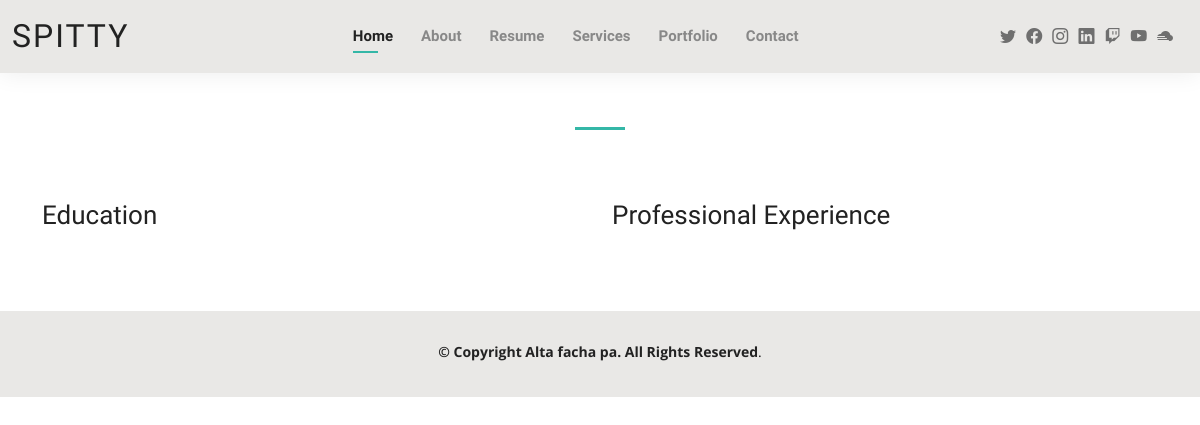
Page /resume/ on the earlier database version.
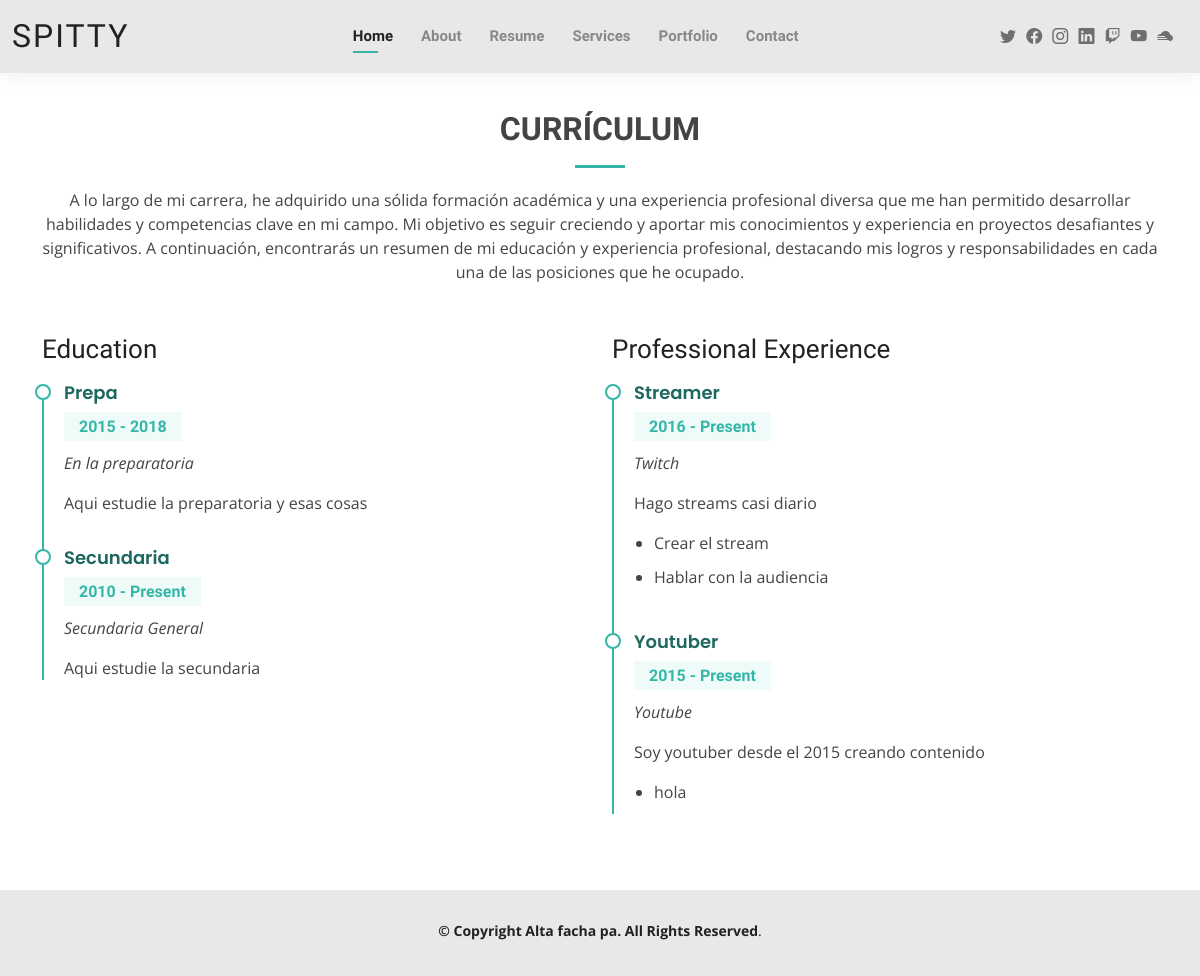
Same page on the later database version.
### resume/models.py (models this page shows, shortened)
class ResumeDesc(models.Model):
    tittle_section = models.CharField(
        _("Título de Sección"), max_length=100, default="Resume"
    )
    desc_section = models.TextField(
        _("Descripción de Sección"), default="Magnam dolores commodi suscipit..."
    )
    class Meta:
        verbose_name = _("Descripcion de Currículum")
        verbose_name_plural = _("Descripciones de Currículum")

class Education(models.Model):
    degree = models.CharField(_("Grado"), max_length=100)
    institution = models.CharField(_("Instituto"), max_length=100)
    start_year = models.IntegerField(_("Año inicio"))
    end_year = models.IntegerField(_("Año fin"), null=True, blank=True)
    description = models.TextField(_("Descripción"))
    class Meta:
        verbose_name = _("Educacion")
        verbose_name_plural = _("Educaciones")
        ordering = ["start_year"]

class Experience(models.Model):
    title = models.CharField(_("Titulo"), max_length=100)
    company = models.CharField(_("Compañia"), max_length=100)
    start_year = models.IntegerField(_("Año inicio"))
    end_year = models.IntegerField(
        _("Año fin"), null=True, blank=True
    )  # null=True, blank=True if it's the current job
    description = models.TextField(_("Descripción"))
    responsibilities = models.TextField(
        _("Responsabilidades")
    )  # Store responsibilities as a comma-separated list or use another related model
    class Meta:
        verbose_name = _("Experiencia")
        verbose_name_plural = _("Experiencias")
        ordering = ["start_year"]

### resume/views.py (the view)
# urls.py: path("resume/", resume_views.resume, name="resume"),
def resume(request):
    educations = Education.objects.all().order_by("-start_year")
    experiences = Experience.objects.all().order_by("-start_year")
    resume_desc = ResumeDesc.objects.last()
    for exp in experiences:
        exp.responsibilities_list = exp.responsibilities.split(",")
    context = {
        "educations": educations,
        "experiences": experiences,
        "resume_desc": resume_desc,
    }
    return render(request, "resume/resume.html", context)

### core/views.py (called while the page is built)
def site_configuration(request):
    try:
        site_config = SiteConfiguration.objects.get()
    except SiteConfiguration.DoesNotExist:
        site_config = None
    return {"site_config": site_config}

def social_links(request):
    try:
        links = SocialLinks.objects.first()
    except SocialLinks.DoesNotExist:
        links = None
    return {"social_links": links}

### templates/resume/resume.html (shortened to what this page needs)
{% extends 'core/base.html' %}
{% load static %}
  {% block content %}
  <main id="main">
       <section id="resume" class="resume">
        <div class="container" data-aos="fade-up">
          <div class="section-title">
            <h2>{{ resume_desc.tittle_section }}</h2>
            <p>{{ resume_desc.desc_section }}</p>
          </div>
          <div class="row">
            <div class="col-lg-6">
              <h3 class="resume-title">Education</h3>
              {% for edu in educations %}
              <div class="resume-item">
                  <h4>{{ edu.degree }}</h4>
                  <h5>{{ edu.start_year }} - {% if edu.end_year %}{{ edu.end_year }}{% else %}Present{% endif %}</h5>
                  <p><em>{{ edu.institution }}</em></p>
                  <p>{{ edu.description }}</p>
              </div>
              {% endfor %}
            </div>
            <div class="col-lg-6">
              <h3 class="resume-title">Professional Experience</h3>
              {% for exp in experiences %}
              <div class="resume-item">
                  <h4>{{ exp.title }}</h4>
                  <h5>{{ exp.start_year }} - {% if exp.end_year %}{{ exp.end_year }}{% else %}Present{% endif %}</h5>
                  <p><em>{{ exp.company }}</em></p>
                  <p>{{ exp.description }}</p>
                  <ul>
                      {% for responsibility in exp.responsibilities_list %}
                          <li>{{ responsibility }}</li>
                      {% endfor %}
                  </ul>
              </div>
              {% endfor %}
            </div>
          </div>
        </div>
      </section>
    </main>
  {% endblock content %}

Differences in the rows shown:
added ResumeDesc: tittle_section "CURRÍCULUM", desc_section "A lo largo de mi carrera, he adquirido una sólida formación académica y una experiencia profesional diversa que me han permitido desarrollar habilidades y competencias clave en mi campo. Mi objetivo es seguir creciendo y aportar mis conocimientos y experiencia en proyectos desafiantes y significativos. A continuación, encontrarás un resumen de mi educación y experiencia profesional, destacando mis logros y responsabilidades en cada una de las posiciones que he ocupado."
added Education: degree "Prepa", start_year "2015", end_year "2018", institution "En la preparatoria", description "Aqui estudie la preparatoria y esas cosas"
added Education: degree "Secundaria", start_year "2010", shows "Present", institution "Secundaria General", description "Aqui estudie la secundaria"
added Experience: title "Streamer", start_year "2016", shows "Present", company "Twitch", description "Hago streams casi diario", responsibilities_list "Crear el stream" "Hablar con la audiencia"
added Experience: title "Youtuber", start_year "2015", shows "Present", company "Youtube", description "Soy youtuber desde el 2015 creando contenido", responsibilities_list "hola"
